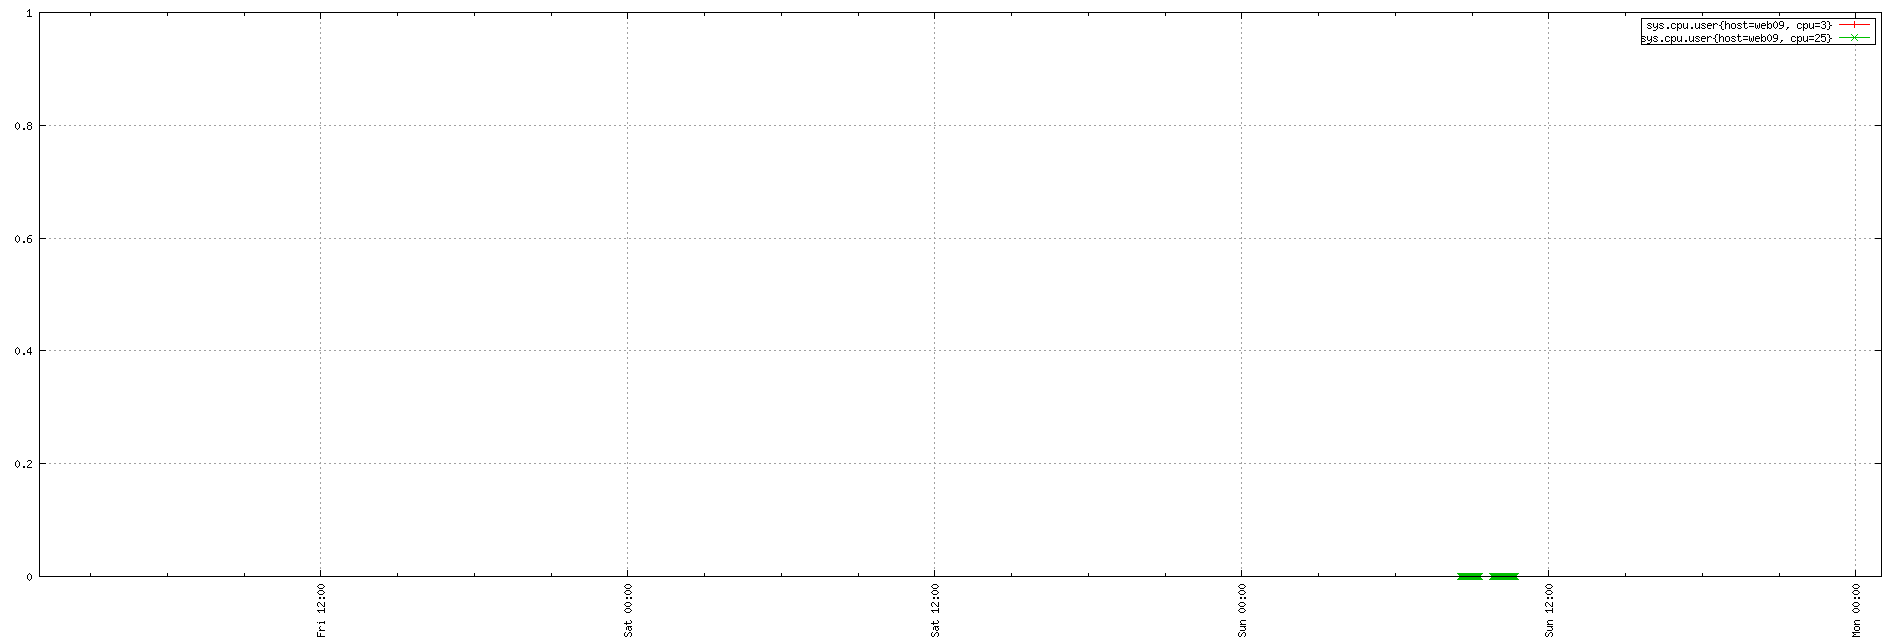

Generate this figure with gnuplot:
set term png small size 1900,644
set xdata time
set timefmt "%s"
if (GPVAL_VERSION < 4.6) set xtics rotate; else set xtics rotate right
set output "${TMPDIR-'tmp'}/tsd/ff001892.png"
set xrange ["1673571600":"1673830800"]
set format x "%a %H:%M"
set grid
set style data linespoint
set key right box
set yrange [0:]
plot  "${TMPDIR-'tmp'}/tsd/ff001892_0.dat" using 1:2 title "sys.cpu.user{host=web09, cpu=3}", \
 "${TMPDIR-'tmp'}/tsd/ff001892_1.dat" using 1:2 title "sys.cpu.user{host=web09, cpu=25}"
